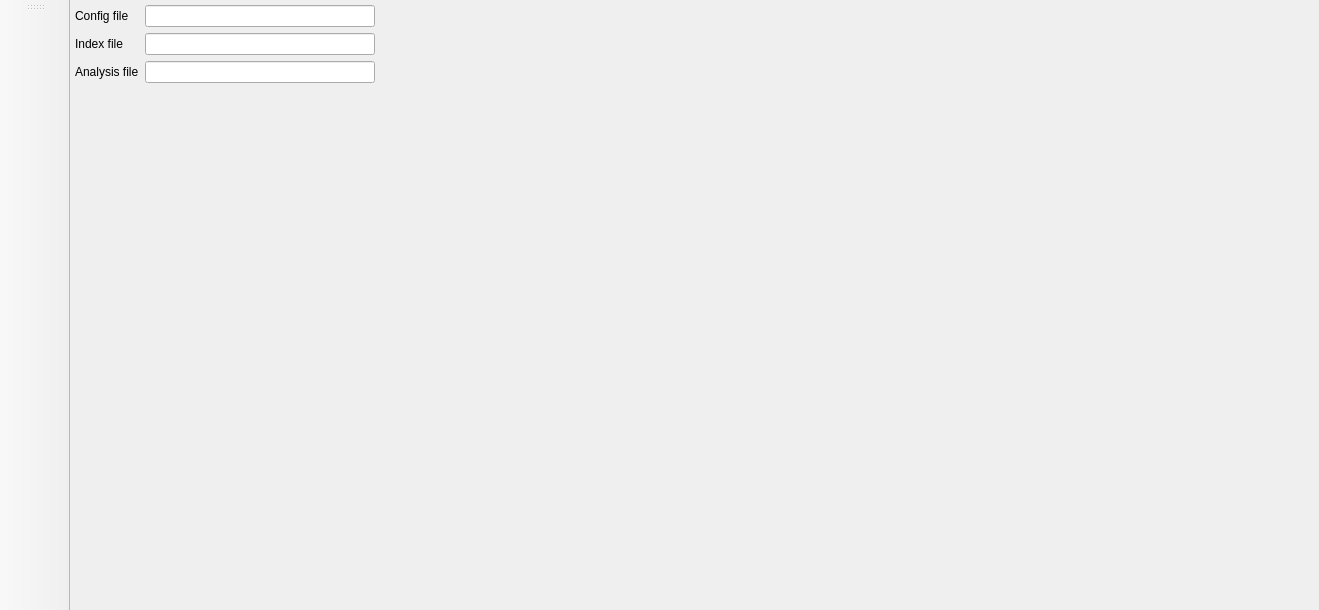
<?xml version="1.0" encoding="UTF-8"?>
<ui version="4.0">
 <class>MainWindow</class>
 <widget class="QMainWindow" name="MainWindow">
  <property name="enabled">
   <bool>true</bool>
  </property>
  <property name="geometry">
   <rect>
    <x>0</x>
    <y>0</y>
    <width>1319</width>
    <height>610</height>
   </rect>
  </property>
  <property name="sizePolicy">
   <sizepolicy hsizetype="Fixed" vsizetype="Fixed">
    <horstretch>0</horstretch>
    <verstretch>0</verstretch>
   </sizepolicy>
  </property>
  <property name="maximumSize">
   <size>
    <width>16777215</width>
    <height>16777215</height>
   </size>
  </property>
  <property name="windowTitle">
   <string>MainWindow</string>
  </property>
  <property name="dockNestingEnabled">
   <bool>false</bool>
  </property>
  <widget class="QWidget" name="centralwidget">
   <property name="sizePolicy">
    <sizepolicy hsizetype="Preferred" vsizetype="Preferred">
     <horstretch>0</horstretch>
     <verstretch>0</verstretch>
    </sizepolicy>
   </property>
   <layout class="QHBoxLayout" name="horizontalLayout_2">
    <property name="spacing">
     <number>5</number>
    </property>
    <property name="leftMargin">
     <number>5</number>
    </property>
    <property name="topMargin">
     <number>5</number>
    </property>
    <property name="rightMargin">
     <number>5</number>
    </property>
    <property name="bottomMargin">
     <number>5</number>
    </property>
    <item>
     <widget class="QStackedWidget" name="leftmenu_stackedWidget">
      <property name="sizePolicy">
       <sizepolicy hsizetype="MinimumExpanding" vsizetype="Expanding">
        <horstretch>0</horstretch>
        <verstretch>0</verstretch>
       </sizepolicy>
      </property>
      <property name="maximumSize">
       <size>
        <width>300</width>
        <height>16777215</height>
       </size>
      </property>
      <property name="currentIndex">
       <number>0</number>
      </property>
      <widget class="QWidget" name="leftmenu_config">
       <layout class="QVBoxLayout" name="verticalLayout_4">
        <property name="spacing">
         <number>6</number>
        </property>
        <property name="leftMargin">
         <number>0</number>
        </property>
        <property name="topMargin">
         <number>0</number>
        </property>
        <property name="rightMargin">
         <number>0</number>
        </property>
        <property name="bottomMargin">
         <number>0</number>
        </property>
        <item>
         <widget class="QFrame" name="frame_6">
          <layout class="QFormLayout" name="formLayout_3">
           <property name="leftMargin">
            <number>0</number>
           </property>
           <property name="topMargin">
            <number>0</number>
           </property>
           <property name="rightMargin">
            <number>0</number>
           </property>
           <property name="bottomMargin">
            <number>0</number>
           </property>
           <item row="0" column="0">
            <widget class="QLabel" name="label_6">
             <property name="text">
              <string>Config file</string>
             </property>
            </widget>
           </item>
           <item row="0" column="1">
            <widget class="QLineEdit" name="lineEdit_config_file">
             <property name="readOnly">
              <bool>true</bool>
             </property>
            </widget>
           </item>
           <item row="1" column="0">
            <widget class="QLabel" name="label_4">
             <property name="text">
              <string>Index file</string>
             </property>
            </widget>
           </item>
           <item row="1" column="1">
            <widget class="QLineEdit" name="lineEdit_index_file">
             <property name="readOnly">
              <bool>true</bool>
             </property>
            </widget>
           </item>
           <item row="2" column="0">
            <widget class="QLabel" name="label_7">
             <property name="text">
              <string>Analysis file</string>
             </property>
            </widget>
           </item>
           <item row="2" column="1">
            <widget class="QLineEdit" name="lineEdit_analysis_file">
             <property name="readOnly">
              <bool>true</bool>
             </property>
            </widget>
           </item>
          </layout>
         </widget>
        </item>
       </layout>
      </widget>
      <widget class="QWidget" name="leftmenu_file">
       <layout class="QVBoxLayout" name="verticalLayout_8">
        <property name="spacing">
         <number>6</number>
        </property>
        <property name="leftMargin">
         <number>0</number>
        </property>
        <property name="topMargin">
         <number>0</number>
        </property>
        <property name="rightMargin">
         <number>0</number>
        </property>
        <property name="bottomMargin">
         <number>0</number>
        </property>
        <item>
         <layout class="QVBoxLayout" name="verticalLayout_7">
          <item>
           <widget class="QPushButton" name="new_samplesheet_pushButton">
            <property name="text">
             <string>New Samplesheet</string>
            </property>
           </widget>
          </item>
          <item>
           <widget class="QPushButton" name="open_samplesheet_pushButton">
            <property name="text">
             <string>Open Samplesheet</string>
            </property>
           </widget>
          </item>
          <item>
           <layout class="QFormLayout" name="formLayout_6">
            <item row="0" column="0">
             <widget class="QLabel" name="label_8">
              <property name="text">
               <string>Load Worklist</string>
              </property>
             </widget>
            </item>
            <item row="0" column="1">
             <layout class="QHBoxLayout" name="horizontalLayout_3">
              <item>
               <widget class="QLineEdit" name="lineEdit_7"/>
              </item>
              <item>
               <widget class="QToolButton" name="load_worklist_toolButton">
                <property name="text">
                 <string>...</string>
                </property>
               </widget>
              </item>
             </layout>
            </item>
           </layout>
          </item>
         </layout>
        </item>
       </layout>
      </widget>
      <widget class="QWidget" name="leftmenu_indexes">
       <layout class="QVBoxLayout" name="verticalLayout_5">
        <property name="spacing">
         <number>6</number>
        </property>
        <property name="leftMargin">
         <number>0</number>
        </property>
        <property name="topMargin">
         <number>0</number>
        </property>
        <property name="rightMargin">
         <number>0</number>
        </property>
        <property name="bottomMargin">
         <number>0</number>
        </property>
       </layout>
      </widget>
      <widget class="QWidget" name="leftmenu_profiles">
       <layout class="QVBoxLayout" name="verticalLayout_6">
        <property name="spacing">
         <number>6</number>
        </property>
        <property name="leftMargin">
         <number>0</number>
        </property>
        <property name="topMargin">
         <number>0</number>
        </property>
        <property name="rightMargin">
         <number>0</number>
        </property>
        <property name="bottomMargin">
         <number>0</number>
        </property>
       </layout>
      </widget>
      <widget class="QWidget" name="leftmenu_runsetup">
       <layout class="QVBoxLayout" name="verticalLayout_2">
        <property name="spacing">
         <number>6</number>
        </property>
        <property name="leftMargin">
         <number>0</number>
        </property>
        <property name="topMargin">
         <number>0</number>
        </property>
        <property name="rightMargin">
         <number>0</number>
        </property>
        <property name="bottomMargin">
         <number>0</number>
        </property>
       </layout>
      </widget>
     </widget>
    </item>
    <item>
     <layout class="QVBoxLayout" name="main_verticalLayout">
      <item>
       <widget class="QStackedWidget" name="main_stackedWidget">
        <property name="sizePolicy">
         <sizepolicy hsizetype="MinimumExpanding" vsizetype="Expanding">
          <horstretch>0</horstretch>
          <verstretch>0</verstretch>
         </sizepolicy>
        </property>
        <property name="currentIndex">
         <number>1</number>
        </property>
        <widget class="QWidget" name="main_data">
         <layout class="QVBoxLayout" name="verticalLayout">
          <property name="leftMargin">
           <number>0</number>
          </property>
          <property name="topMargin">
           <number>0</number>
          </property>
          <property name="rightMargin">
           <number>0</number>
          </property>
          <property name="bottomMargin">
           <number>0</number>
          </property>
         </layout>
        </widget>
        <widget class="QWidget" name="main_validation">
         <layout class="QVBoxLayout" name="verticalLayout_10">
          <property name="leftMargin">
           <number>0</number>
          </property>
          <property name="topMargin">
           <number>0</number>
          </property>
          <property name="rightMargin">
           <number>0</number>
          </property>
          <property name="bottomMargin">
           <number>0</number>
          </property>
          <item>
           <layout class="QHBoxLayout" name="horizontalLayout"/>
          </item>
         </layout>
        </widget>
        <widget class="QWidget" name="main_settings">
         <layout class="QVBoxLayout" name="verticalLayout_11"/>
        </widget>
        <widget class="QWidget" name="main_make">
         <layout class="QVBoxLayout" name="verticalLayout_13"/>
        </widget>
       </widget>
      </item>
     </layout>
    </item>
    <item>
     <widget class="QStackedWidget" name="rightmenu_stackedWidget">
      <property name="sizePolicy">
       <sizepolicy hsizetype="MinimumExpanding" vsizetype="Expanding">
        <horstretch>0</horstretch>
        <verstretch>0</verstretch>
       </sizepolicy>
      </property>
      <widget class="QWidget" name="rightmenu_columnsettings">
       <layout class="QVBoxLayout" name="verticalLayout_9">
        <property name="leftMargin">
         <number>0</number>
        </property>
        <property name="topMargin">
         <number>0</number>
        </property>
        <property name="rightMargin">
         <number>0</number>
        </property>
        <property name="bottomMargin">
         <number>0</number>
        </property>
       </layout>
      </widget>
     </widget>
    </item>
    <item>
     <widget class="QWidget" name="right_sidebar_widget" native="true">
      <property name="sizePolicy">
       <sizepolicy hsizetype="Fixed" vsizetype="Expanding">
        <horstretch>0</horstretch>
        <verstretch>0</verstretch>
       </sizepolicy>
      </property>
      <property name="minimumSize">
       <size>
        <width>28</width>
        <height>0</height>
       </size>
      </property>
      <property name="maximumSize">
       <size>
        <width>28</width>
        <height>16777215</height>
       </size>
      </property>
      <layout class="QVBoxLayout" name="verticalLayout_3">
       <property name="spacing">
        <number>6</number>
       </property>
       <property name="leftMargin">
        <number>0</number>
       </property>
       <property name="topMargin">
        <number>0</number>
       </property>
       <property name="rightMargin">
        <number>0</number>
       </property>
       <property name="bottomMargin">
        <number>0</number>
       </property>
       <item>
        <spacer name="verticalSpacer">
         <property name="orientation">
          <enum>Qt::Orientation::Vertical</enum>
         </property>
         <property name="sizeHint" stdset="0">
          <size>
           <width>3</width>
           <height>404</height>
          </size>
         </property>
        </spacer>
       </item>
      </layout>
     </widget>
    </item>
   </layout>
  </widget>
  <widget class="QToolBar" name="left_toolBar">
   <property name="minimumSize">
    <size>
     <width>70</width>
     <height>0</height>
    </size>
   </property>
   <property name="windowTitle">
    <string>toolBar</string>
   </property>
   <attribute name="toolBarArea">
    <enum>LeftToolBarArea</enum>
   </attribute>
   <attribute name="toolBarBreak">
    <bool>false</bool>
   </attribute>
  </widget>
 </widget>
 <resources/>
 <connections/>
</ui>
